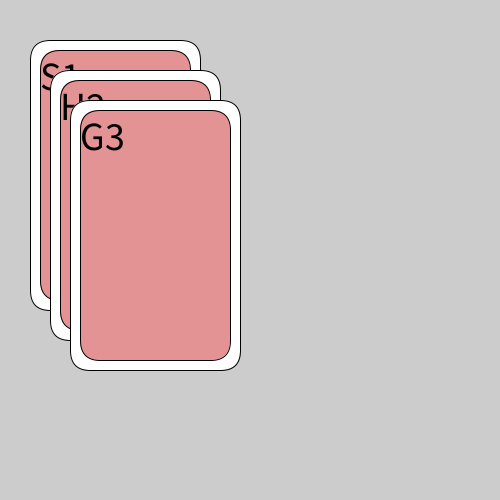
Frame 1 (no input)
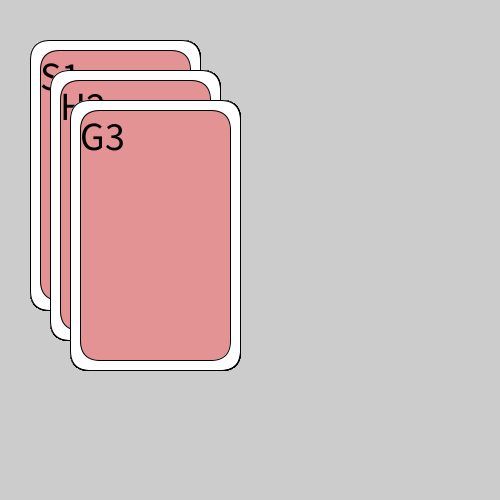
Frame 60 (the mouse pressed at the canvas centre just before this capture)
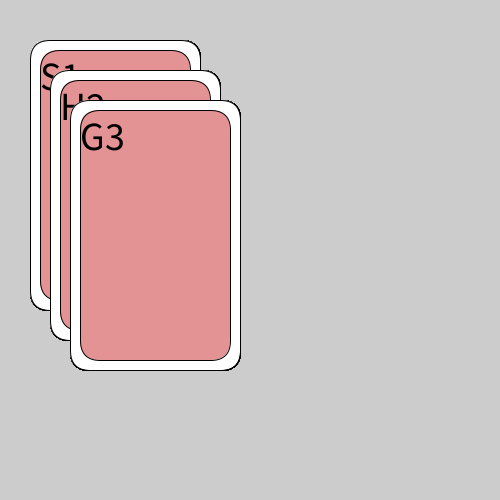
Frame 120 (the mouse held since frame 60 and released just before this capture)

The Processing sketch that drew these frames (run headless with seeded random() and noise(); from frame 60 on, the mouse is pressed at the canvas centre):

// Processing sketch: week02_2_drawManyCards_String
// ── week02_2_drawManyCards_String.pde
void setup(){
size(500,500);
}
int w=10;
void draw(){
  drawCard(40,50,"S1");
  drawCard(60,80,"H2");
  drawCard(80,110,"G3");
}
void drawCard(int x,int y,String face){
  fill(255);
  rect(x-w,y-w,150+2*w,250+2*w,20);
  fill(#E39393);
  rect(x,y,150,250,20);
  fill(0,0,0);
  textSize(40);
  text(face,x,y+40);
}
